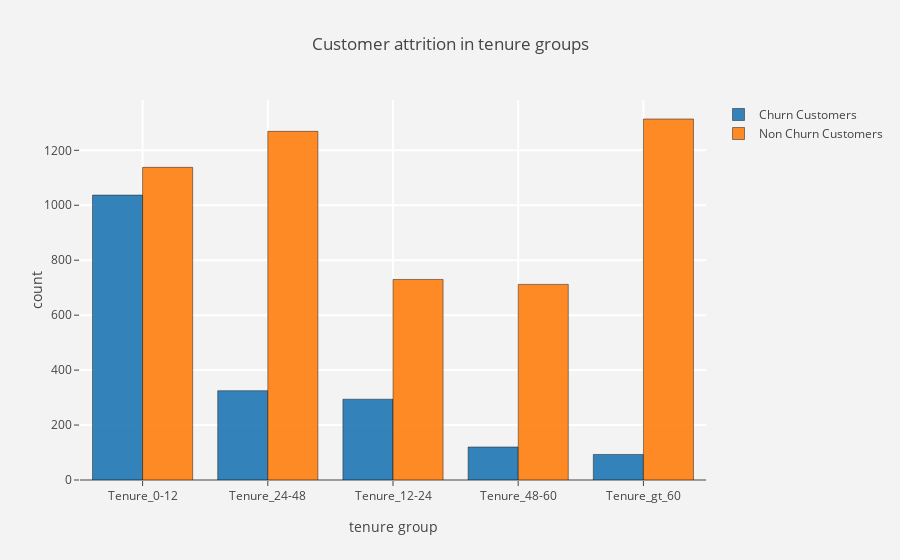

Write notebook code for a chart like this one.
### Markdown cell above
## <a id='3.3'>3.3. Customer attrition in tenure groups</a>

### Code cell
#cusomer attrition in tenure groups
tg_ch  =  churn["tenure_group"].value_counts().reset_index()
tg_ch.columns  = ["tenure_group","count"]
tg_nch =  not_churn["tenure_group"].value_counts().reset_index()
tg_nch.columns = ["tenure_group","count"]

#bar - churn
trace1 = go.Bar(x = tg_ch["tenure_group"]  , y = tg_ch["count"],
                name = "Churn Customers",
                marker = dict(line = dict(width = .5,color = "black")),
                opacity = .9)

#bar - not churn
trace2 = go.Bar(x = tg_nch["tenure_group"] , y = tg_nch["count"],
                name = "Non Churn Customers",
                marker = dict(line = dict(width = .5,color = "black")),
                opacity = .9)

layout = go.Layout(dict(title = "Customer attrition in tenure groups",
                        plot_bgcolor  = "rgb(243,243,243)",
                        paper_bgcolor = "rgb(243,243,243)",
                        xaxis = dict(gridcolor = 'rgb(255, 255, 255)',
                                     title = "tenure group",
                                     zerolinewidth=1,ticklen=5,gridwidth=2),
                        yaxis = dict(gridcolor = 'rgb(255, 255, 255)',
                                     title = "count",
                                     zerolinewidth=1,ticklen=5,gridwidth=2),
                       )
                  )
data = [trace1,trace2]
fig  = go.Figure(data=data,layout=layout)
py.iplot(fig)

### Figure 1 — Plotly figure (JSON) as saved in the notebook; plotly's stock layout.template omitted (floating-point values rounded to 4 significant figures)
{"data": [{"marker": {"line": {"color": "black", "width": 0.5}}, "name": "Churn Customers", "opacity": 0.9, "x": ["Tenure_0-12", "Tenure_24-48", "Tenure_12-24", "Tenure_48-60", "Tenure_gt_60"], "y": [1037, 325, 294, 120, 93], "type": "bar", "uid": "a7f0a20e-5bba-11ea-944f-d1d446af090e"}, {"marker": {"line": {"color": "black", "width": 0.5}}, "name": "Non Churn Customers", "opacity": 0.9, "x": ["Tenure_gt_60", "Tenure_24-48", "Tenure_0-12", "Tenure_12-24", "Tenure_48-60"], "y": [1314, 1269, 1138, 730, 712], "type": "bar", "uid": "a7f0a4ca-5bba-11ea-944f-d1d446af090e"}], "layout": {"paper_bgcolor": "rgb(243,243,243)", "plot_bgcolor": "rgb(243,243,243)", "title": "Customer attrition in tenure groups", "xaxis": {"gridcolor": "rgb(255, 255, 255)", "gridwidth": 2, "ticklen": 5, "title": "tenure group", "zerolinewidth": 1}, "yaxis": {"gridcolor": "rgb(255, 255, 255)", "gridwidth": 2, "ticklen": 5, "title": "count", "zerolinewidth": 1}}}
